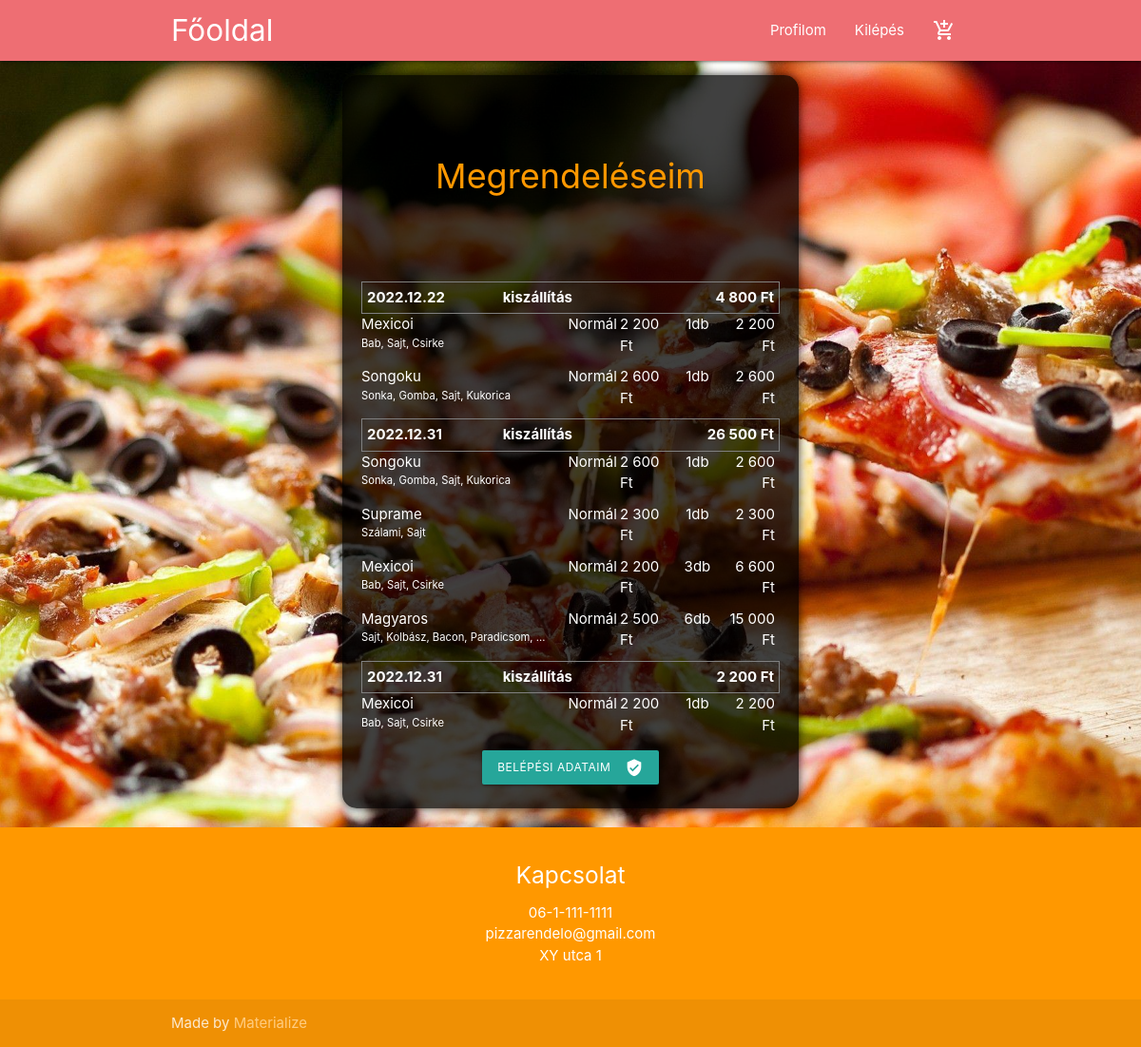
Page /orders (signed in) on the committed database.
### tables this page shows
CREATE TABLE `orders` (
  `id` bigint(20) UNSIGNED NOT NULL,
  `user_id` bigint(20) UNSIGNED NOT NULL,
  `user_data` text DEFAULT NULL,
  `email` varchar(200) DEFAULT NULL,
  `shipping_price` int(11) NOT NULL,
  `delivery_method` varchar(30) DEFAULT NULL,
  `total` int(11) NOT NULL,
  `is_ready` int(11) NOT NULL DEFAULT 0,
  `created_at` timestamp NULL DEFAULT current_timestamp(),
  `updated_at` timestamp NULL DEFAULT NULL ON UPDATE current_timestamp()
);

CREATE TABLE `order_pizzas` (
  `id` bigint(20) UNSIGNED NOT NULL,
  `pizza_id` bigint(20) UNSIGNED NOT NULL,
  `order_id` bigint(20) UNSIGNED NOT NULL,
  `pizza_name` varchar(255) NOT NULL,
  `topping_list` longtext NOT NULL CHECK (json_valid(`topping_list`)),
  `size` varchar(255) NOT NULL,
  `price` int(11) NOT NULL,
  `quantity` int(11) NOT NULL,
  `subtotal` int(11) NOT NULL,
  `created_at` timestamp NULL DEFAULT current_timestamp(),
  `updated_at` timestamp NULL DEFAULT NULL ON UPDATE current_timestamp()
);

### includes/template_parts.php (called while the page is built, shortened)
<?php
function amount($val)
{
    return number_format($val, 0, ' ', ' ').CURRENCY;
}

### includes/functions.php (called while the page is built, shortened)
<?php
function public_path($url = '')
{
    return DOCUMENT_ROOT.$url;
}

### includes/pages/orders.php (the view, shortened to what this page needs)
<div class="section no-pad-bot" id="index-banner">
    <div class="container alpha-bg small-container">
        <br><br>
        <h1 class="header center orange-text">Megrendeléseim</h1>
        <br><br>
        <div class="row text-block">
            <?php if (!isset($_SESSION["user"])) {
                print only_members();
            } else {?>
            <div class="row">
                <?php
                                $szallmodok = ['kiszallitas' =>'kiszállítás','szemelyes' => 'személyes átvétel'];
                $sql = mysqli_query($connection, "select * from orders where user_id='".$_SESSION["user"]->id."'");
                while ($adat=mysqli_fetch_object($sql)) {
                    print '<div class="order-heading">'.
                    '<div>'.date('Y.m.d', strtotime($adat->created_at)).' </div> '.
                    '<div>'.$szallmodok[$adat->delivery_method].'</div>'.
                    '<div>'.amount($adat->total).'</div> </div>';
                    $ordersql = mysqli_query($connection, "select * from order_pizzas where order_id='".$adat->id."'");
                    while ($pizza = mysqli_fetch_object($ordersql)) {
                        print '<div class="order-item">
                            <div>'. $pizza->pizza_name.'<br>';
                        $toppings = json_decode($pizza->topping_list);
                        $toppinglist = '';
                        foreach ($toppings as $topping) {
                            $toppinglist.= $topping->name.', ';
                        }
                        print '<small title="' .trim($toppinglist, ', ').'">' .trim($toppinglist, ', ').'</small>';
                        print '</div>';
                        print '<div>'.$pizza->size.' </div>';
                        print '<div>'.amount($pizza->price).' </div>';
                        print '<div>'.$pizza->quantity.'db </div>';
                        print '<div>'.amount($pizza->subtotal).'</div> </div>';
                    }
                }
                ?>
                <div class="col s12 m12 text-center">
                    <a class="waves-effect waves-light btn profile-btn " href="<?php print public_path('/account')?>"><i
                            class="material-icons right">verified_user</i>Belépési adataim</a>
                </div>
            </div>
            <?php
            }?>
        </div>
    </div>
</div>

### css/style.css (style rules this page uses)
body { background-image: url(../images/pizzabg.jpg); background-position: center; background-size: cover; background-attachment: fixed; }
h1 { font-size: 36px; }
.text-block { padding: 0px 20px !important; }
.alpha-bg { background-color: rgba(0, 0, 0, 0.75); border-radius: 15px; box-shadow: 0 0 10px rgba(0, 0, 0, 0.75); }
.alpha-bg * { color: white; }
.text-center { text-align: center !important; }
.profile-btn, .alert-btn { min-width: 180px; margin: 5px; font-size: 12px; }
.small-container { width: 40%; }
.order-heading { border: 1px solid grey; padding: 5px; font-weight: bold; display: flex; }
.order-heading div { flex: 1; }
.order-heading div:last-child { text-align: right; }
.order-item { display: flex; }
.order-item div { flex: 1; }
.order-item div:first-child { flex: 4; }
.order-item div:last-child { text-align: right; padding-right: 5px; }
.order-item div:nth-child(4) { text-align: center; }
.order-item small { display: block; width: 200px; overflow: hidden; text-overflow: ellipsis; white-space: nowrap; }
.order-item { margin-bottom: 10px; }

### rows in the picture
orders: created_at "2022.12.22", delivery_method "kiszállítás", total "4 800 Ft"
order_pizzas: pizza_name "Mexicoi", toppinglist "Bab, Sajt, Csirke", size "Normál", price "2 200 Ft", quantity "1", subtotal "2 200 Ft"
order_pizzas: pizza_name "Songoku", toppinglist "Sonka, Gomba, Sajt, Kukorica", size "Normál", price "2 600 Ft", quantity "1", subtotal "2 600 Ft"
orders: created_at "2022.12.31", delivery_method "kiszállítás", total "26 500 Ft"
order_pizzas: pizza_name "Songoku", toppinglist "Sonka, Gomba, Sajt, Kukorica", size "Normál", price "2 600 Ft", quantity "1", subtotal "2 600 Ft"
order_pizzas: pizza_name "Suprame", toppinglist "Szálami, Sajt", size "Normál", price "2 300 Ft", quantity "1", subtotal "2 300 Ft"
order_pizzas: pizza_name "Mexicoi", toppinglist "Bab, Sajt, Csirke", size "Normál", price "2 200 Ft", quantity "3", subtotal "6 600 Ft"
order_pizzas: pizza_name "Magyaros", toppinglist "Sajt, Kolbász, Bacon, Paradicsom,…", size "Normál", price "2 500 Ft", quantity "6", subtotal "15 000 Ft"
orders: created_at "2022.12.31", delivery_method "kiszállítás", total "2 200 Ft"
order_pizzas: pizza_name "Mexicoi", toppinglist "Bab, Sajt, Csirke", size "Normál", price "2 200 Ft", quantity "1", subtotal "2 200 Ft"
